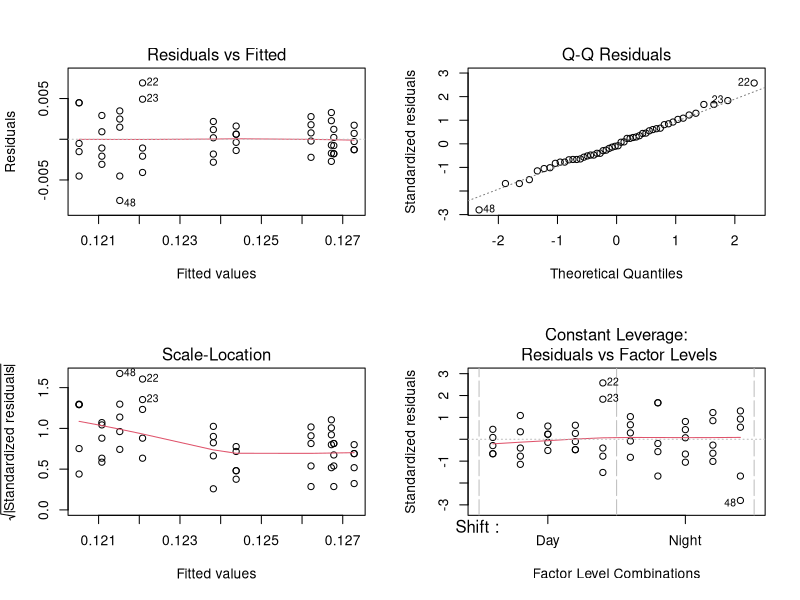

R code for this plot: (Note: this script raises an error after producing the figure.)
#Homework:(Understand nesting and completely crossed)-Andrew Wong


#1. Find data that is nested and perform an ANOVA - discuss yoru results


#we have five different machines making the same part and each machine has two operators, 
#one for the day shift and one for the night shift. We take five samples from each machine for each operator to obtain the following data:

library(readxl)
Nested_Operator_Data_Set <- read_excel("Nested Operator Data Set.xlsx")
View(Nested_Operator_Data_Set)
data <- Nested_Operator_Data_Set
attach(data)
head(data)

#Need to check if Machine is a factor
is.factor(data$Machine)

#Need to change this column to be a factor
data$Machine <- as.factor(data$Machine)

#Need to check if Machine is a factor now
is.factor(data$Machine)

#EDA
#Check means
tapply(data$Part_Rate, data$Shift, mean) #Very small diff

#Check variances
tapply(data$Part_Rate, data$Shift, var) #Very small diff


#Check balanced design
tapply(data$Part_Rate, data$Shift, length) #We have 25 rats between each Operator's Shift

#We can check for normality after modeling since the number of observation per cell is smal

data.shift.aov <- aov(Part_Rate ~ Shift + Error(Machine), data = data) #For nested models. That's why Machine is in Error() function
summary(data.shift.aov) ##p-value is .493 for Shift, so don't reject H0 that Shift's Part_Rate are equal.

#Now we need to check the model
par(mfrow =c(2,2))
plot(lm(data.shift.aov)) #Looks like no pattern in res vs fitted, and qqnorm for residuals plot looks pretty good except maybe some outliers at the ends. 
par(mfrow = c(1,1))

#Shift doesn't change..................Part Rate



#2. Find data that is random effects completely crossed and perform the appropriate analysis. 
library(carData)
data<-ToothGrowth
#The response is the length of odontoblasts (cells responsible for tooth growth) in 60 guinea pigs. 
#Each animal received one of three dose levels of vitamin C (0.5, 1, and 2 mg/day) by one of two delivery methods,
#(orange juice or ascorbic acid (a form of vitamin C and coded as VC).
#Response is len and the two random effects factors are supp and dose. 
#supp is a random effect because there are more than 2 ways to inject a suppliment. These are 2 ways out of a population of different ways to inject a treatment
#dose is a random effect because there are in  infinite amount of different doses the experimenters could have chosen. They chose 3 levels out of an infinite amount of possible ones.

attach(data)
summary(data) #supp has 2 levels with 30 observations in each
#Need to make dose a factor since it has been coded as a numeric variable
data$dose<-as.factor(data$dose)
summary(data) #Now we see that dose has 3 levels with 20 observations in each

#Check if the data is completely crossed
xtabs(~ supp + dose, ToothGrowth)
#But here we have completely crossed and is balanced at n = 10.


#EDA

#mean
tapply(data$len, data$supp, mean) #Kind of close, but need to check variance to see if 4 is a larger difference for means
tapply(data$len, data$dose, mean) #Some number look far from each other, but need to check variance to see if this is true


#variance
tapply(data$len, data$supp, var) #variances are not close to one another, but at least one is not 10 times larger than the other so, still okay
tapply(data$len, data$dose, var) #variances are not close to one another, but at least one is not 10 times larger than the other so, still okay

#boxplot
ggplot(data, aes(supp, len, color = dose)) + geom_boxplot() #Confirms that there is probably a difference, since some interquartile regions don't intersect



model <- aov(len~supp * dose, data = data) #Complete model with interactions
anova(model) #Wanted to look at ANOVA table so did anova(model)
#Both the main effects and their interaction effect is signifcant
#This means I will look at the study according to interaction effect now.




##Model Checking
par(mfrow = c(2,2))
plot(model) #Residuals look like no pattern in resdiuals vs fitted and looks pretty normal. 
#Need to really look out of oultiers though. Looks like 3 observations might be outliers (Leverage Points). Theses could really "mess" with the analysis


#Interaction Effect
par(mfrow= c(1,1))
interaction.plot(supp, dose, len)
#Toothgrowth length is higher in OJ suppiment treatment for dose .5 and 1 than in these 2 doses with VC suppliment treatment type. 
#For dose 2, OJ suppliment actually has slightly less toothgrowth length than VC. 